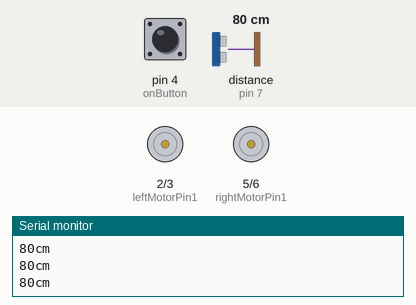
This sketch was run on a simulated Arduino Uno, built with avr-gcc and run on an emulated ATmega328P. On the bench: motor-driver pin pairs drawn as motors (green arrow = first pin HIGH = forward, orange = second pin HIGH = backward, longer = more drive, scaled by the enable pin), the last lines printed to the serial monitor. Wiring (inferred from the names in the program): ultrasonic range finder: trigger pin 8; echo pin 7. Inputs (shaded band) come from the test bench; at power-on: pin 4 (onButton) LOW, distance to the obstacle (sensor on pin 7) 80 cm. The echo pulse lasts 58.3 µs per cm.

Above: at 1.2 s.
1.3 s: pin 4 (onButton) pulled HIGH for 3.2 s
At 6.5 s:
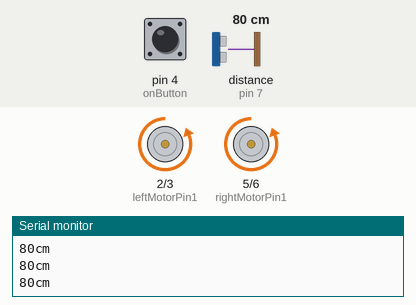
7.4 s: distance to the obstacle (sensor on pin 7) set to 27 cm
8.9 s: distance to the obstacle (sensor on pin 7) set to 22 cm
At 9.4 s:
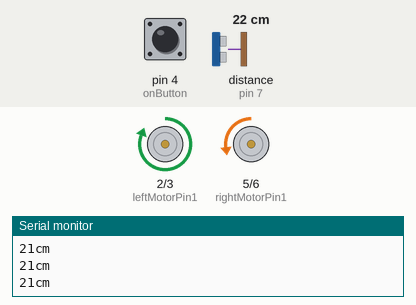
10.4 s: pin 4 (onButton) pulled HIGH for 0.15 s
At 11.7 s:
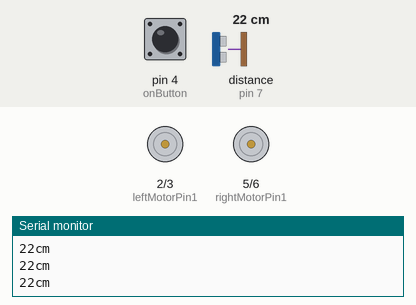
12.1 s: pin 4 (onButton) pulled HIGH for 1 s
At 14.6 s:
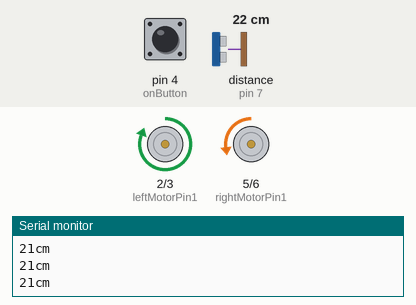
15.8 s: distance to the obstacle (sensor on pin 7) set to 60 cm
At 16.5 s:
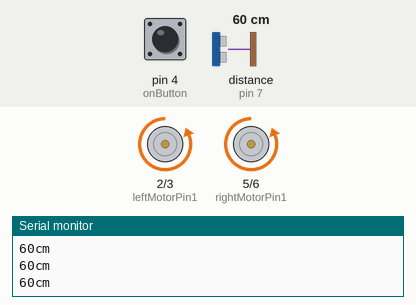
Timing chart, 0 to 18.3 s (numbered marks = the images above; inputs shaded):
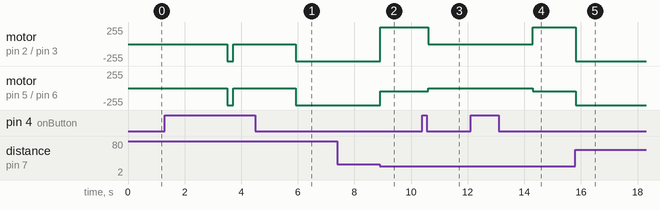

The sketch:

Car.ino
```cpp
const int leftMotorPin1 = 2; // connected to pin 7 on the H-bridge
const int leftMotorPin2 = 3; // connected to pin 2 on the H-bridge
const int rightMotorPin1 = 5; // connected to pin 10 on the H-bridge
const int rightMotorPin2 = 6; // connected to pin 15 on the H-bridge
const int enableLeftPin = 9;   // connected to pin 1 on the H-bridge
const int enableRightPin = 10;  // connected to pin 9 on the H-bridge

const int onButton = 4;

const int pingPin = 8; // connected to trigger pin
const int echoPin = 7;  // connected to echo pin

int on = false;
int buttonLastState = false;
int buttonCurrentState = false;

void setup() {
  pinMode(onButton, INPUT);
  pinMode(leftMotorPin1, OUTPUT);
  pinMode(leftMotorPin2, OUTPUT);
  pinMode(enableLeftPin, OUTPUT);
  pinMode(enableRightPin, OUTPUT);
  pinMode(rightMotorPin1, OUTPUT);
  pinMode(rightMotorPin2, OUTPUT);

  // pull the enable pin LOW to start
  digitalWrite(enableLeftPin, LOW);
  digitalWrite(enableRightPin, LOW);

  // initialize serial communication:
  Serial.begin(9600);

}

void loop() {
  buttonCurrentState = digitalRead(onButton);

  if (buttonCurrentState != buttonLastState && buttonCurrentState == HIGH) {
    on = !on;
    Serial.print(on);
    delay(200);
    if (on) {
      delay(2000);
    }

  }

  delay(1);
  long cm = ping();

  if (cm < 25 && on) {
    backGoLeft();
  }
  else if (on){
    forward();
  }
  else {
    stay();
  }
}

void backGoLeft() {
    // PWM the enable pin to vary the speed
    // change the direction the motor spins by talking
    // to the control pins on the H-Bridge
    digitalWrite(rightMotorPin1, LOW);
    digitalWrite(rightMotorPin2, HIGH);
    analogWrite(enableRightPin,50);

    digitalWrite(leftMotorPin1, HIGH);
    digitalWrite(leftMotorPin2, LOW);
    analogWrite(enableLeftPin, 500);

    delay(20);
}

void backGoRight() {
    // PWM the enable pin to vary the speed
    // change the direction the motor spins by talking
    // to the control pins on the H-Bridge
    digitalWrite(leftMotorPin1, LOW);
    digitalWrite(leftMotorPin2, HIGH);
    analogWrite(enableLeftPin,50);

    digitalWrite(rightMotorPin1, HIGH);
    digitalWrite(rightMotorPin2, LOW);
    analogWrite(enableRightPin, 255);

    delay(20);
}

void goLeft() {
    digitalWrite(rightMotorPin1, LOW);
    digitalWrite(rightMotorPin2, HIGH);
    digitalWrite(enableRightPin, HIGH);

    digitalWrite(leftMotorPin1, LOW);
    digitalWrite(leftMotorPin2, HIGH);
    analogWrite(enableLeftPin, 150);

    delay(1);
}

void goRight() {
    digitalWrite(rightMotorPin1, LOW);
    digitalWrite(rightMotorPin2, HIGH);
    analogWrite(enableRightPin, 150);

    digitalWrite(leftMotorPin1, LOW);
    digitalWrite(leftMotorPin2, HIGH);
    digitalWrite(enableLeftPin, HIGH);

    delay(1);
}
void forward() {
    digitalWrite(rightMotorPin1, LOW);
    digitalWrite(rightMotorPin2, HIGH);
    digitalWrite(enableRightPin, HIGH);

    digitalWrite(leftMotorPin1, LOW);
    digitalWrite(leftMotorPin2, HIGH);
    digitalWrite(enableLeftPin, HIGH);

    delay(1);
}

void backwards() {
    digitalWrite(rightMotorPin1, HIGH);
    digitalWrite(rightMotorPin2, LOW);
    digitalWrite(enableRightPin, HIGH);

    digitalWrite(leftMotorPin1, HIGH);
    digitalWrite(leftMotorPin2, LOW);
    digitalWrite(enableLeftPin, HIGH);

    delay(1);
}

void stay() {
    analogWrite(enableRightPin,0);
    analogWrite(enableLeftPin,0);
    delay(1);
}

long ping() {
    long duration, cm;

    // The PING))) is triggered by a HIGH pulse of 2 or more microseconds.
    // Give a short LOW pulse beforehand to ensure a clean HIGH pulse:
    pinMode(pingPin, OUTPUT);
    digitalWrite(pingPin, LOW);
    delayMicroseconds(2);
    digitalWrite(pingPin, HIGH);
    delayMicroseconds(5);
    digitalWrite(pingPin, LOW);
    digitalWrite(echoPin, LOW);

    // of the ping to the reception of its echo off of an object.
    pinMode(echoPin, INPUT);
    duration = pulseIn(echoPin, HIGH);

    cm = microsecondsToCentimeters(duration);

    Serial.print(cm);
    Serial.print("cm");
    Serial.println();

    return cm;
}

long microsecondsToCentimeters(long microseconds) {
  // The speed of sound is 340 m/s or 29 microseconds per centimeter.
  // The ping travels out and back, so to find the distance of the
  // object we take half of the distance travelled.
  return microseconds / 29 / 2;
}
```

Measured:
- the behaviour switches between 26 and 25 cm on distance to the obstacle (sensor on pin 7) (found by bisection; images 1 and 2)
- after the input at 1.3 s, motor on pin 2 (leftMotorPin1) / pin 3 (leftMotorPin2), motor on pin 5 (rightMotorPin1) / pin 6 (rightMotorPin2): stopped → backward 255/255 after 2.2 s, → stopped 0.21 s later, → backward 255/255 2.2 s later
- after the input at 8.9 s, motor on pin 2 (leftMotorPin1) / pin 3 (leftMotorPin2): backward 255/255 → forward 255/255 at once; motor on pin 5 (rightMotorPin1) / pin 6 (rightMotorPin2): backward 255/255 → backward 50/255 at once
- after the input at 10.4 s, motor on pin 2 (leftMotorPin1) / pin 3 (leftMotorPin2): forward 255/255 → stopped after 0.20 s; motor on pin 5 (rightMotorPin1) / pin 6 (rightMotorPin2): backward 50/255 → stopped after 0.20 s
- after the input at 12.1 s, motor on pin 2 (leftMotorPin1) / pin 3 (leftMotorPin2): stopped → forward 255/255 after 2.2 s; motor on pin 5 (rightMotorPin1) / pin 6 (rightMotorPin2): stopped → backward 50/255 after 2.2 s
- after the input at 15.8 s, motor on pin 2 (leftMotorPin1) / pin 3 (leftMotorPin2): forward 255/255 → backward 255/255 at once; motor on pin 5 (rightMotorPin1) / pin 6 (rightMotorPin2): backward 50/255 → backward 255/255 at once
